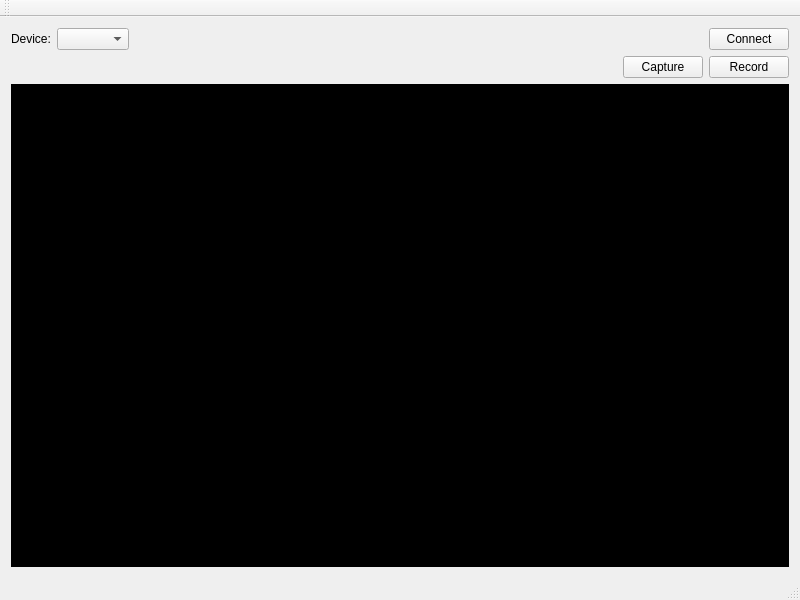
<?xml version="1.0" encoding="UTF-8"?>
<ui version="4.0">
 <class>MainWindow</class>
 <widget class="QMainWindow" name="MainWindow">
  <property name="geometry">
   <rect>
    <x>0</x>
    <y>0</y>
    <width>800</width>
    <height>600</height>
   </rect>
  </property>
  <property name="windowTitle">
   <string>MainWindow</string>
  </property>
  <widget class="QWidget" name="centralWidget">
   <layout class="QVBoxLayout" name="verticalLayout">
    <item>
     <layout class="QHBoxLayout" name="horizontalLayout">
      <item>
       <widget class="QLabel" name="label">
        <property name="text">
         <string>Device:</string>
        </property>
       </widget>
      </item>
      <item>
       <widget class="QComboBox" name="comboBox_device"/>
      </item>
      <item>
       <spacer name="horizontalSpacer">
        <property name="orientation">
         <enum>Qt::Horizontal</enum>
        </property>
        <property name="sizeHint" stdset="0">
         <size>
          <width>40</width>
          <height>20</height>
         </size>
        </property>
       </spacer>
      </item>
      <item>
       <widget class="QPushButton" name="pushButton_connect">
        <property name="text">
         <string>Connect</string>
        </property>
       </widget>
      </item>
     </layout>
    </item>
    <item>
     <layout class="QHBoxLayout" name="horizontalLayout_3">
      <property name="topMargin">
       <number>0</number>
      </property>
      <item>
       <spacer name="horizontalSpacer_2">
        <property name="orientation">
         <enum>Qt::Horizontal</enum>
        </property>
        <property name="sizeHint" stdset="0">
         <size>
          <width>40</width>
          <height>20</height>
         </size>
        </property>
       </spacer>
      </item>
      <item>
       <widget class="QPushButton" name="pushButton_capture">
        <property name="text">
         <string>Capture</string>
        </property>
       </widget>
      </item>
      <item>
       <widget class="QPushButton" name="pushButton_record">
        <property name="text">
         <string>Record</string>
        </property>
       </widget>
      </item>
     </layout>
    </item>
    <item>
     <widget class="QFrame" name="webcamLayout">
      <property name="sizePolicy">
       <sizepolicy hsizetype="Expanding" vsizetype="Expanding">
        <horstretch>0</horstretch>
        <verstretch>0</verstretch>
       </sizepolicy>
      </property>
      <property name="styleSheet">
       <string notr="true">background-color: rgb(0, 0, 0);
</string>
      </property>
      <layout class="QHBoxLayout" name="horizontalLayout_2"/>
     </widget>
    </item>
   </layout>
  </widget>
  <widget class="QMenuBar" name="menuBar">
   <property name="geometry">
    <rect>
     <x>0</x>
     <y>0</y>
     <width>800</width>
     <height>21</height>
    </rect>
   </property>
  </widget>
  <widget class="QToolBar" name="mainToolBar">
   <attribute name="toolBarArea">
    <enum>TopToolBarArea</enum>
   </attribute>
   <attribute name="toolBarBreak">
    <bool>false</bool>
   </attribute>
  </widget>
  <widget class="QStatusBar" name="statusBar"/>
 </widget>
 <layoutdefault spacing="6" margin="11"/>
 <resources/>
 <connections/>
</ui>
